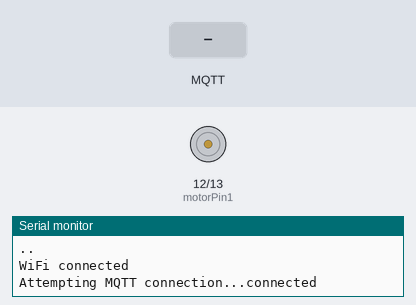
The sketch below on a simulated ESP32. On the bench: motor-driver pin pairs drawn as motors (green arrow = first pin HIGH = forward, orange = second pin HIGH = backward, longer = more drive), the last lines printed to the serial monitor. The test bench sets the inputs (shaded band). WiFi joins after 1.5 s; servers stay silent unless stated; no MQTT or app messages arrive unless stated.

Above: at 3.2 s.
3.3 s: MQTT message "FORWARD" arrives on the first subscribed topic
At 4.5 s:
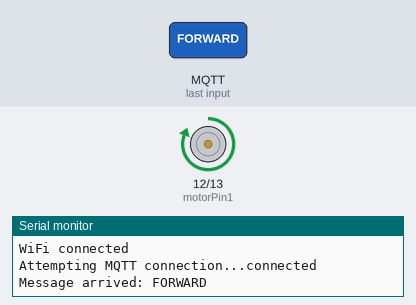
4.8 s: MQTT message "BACKWARD" arrives on the first subscribed topic
At 5.6 s:
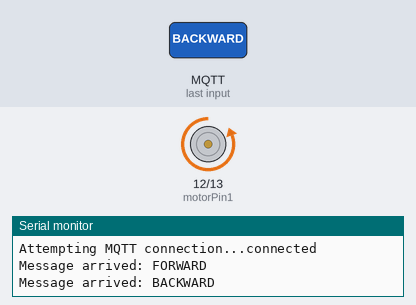
6.3 s: MQTT message "STOP" arrives on the first subscribed topic
At 6.8 s:
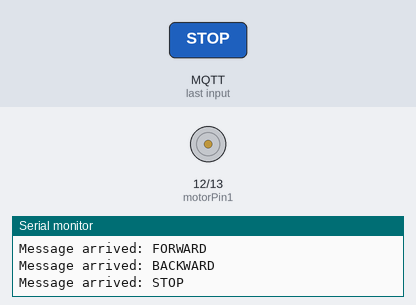
Timing chart, 0 to 9.3 s (numbered marks = the images above; inputs shaded):
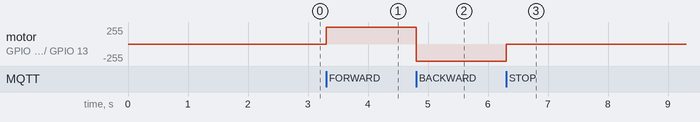

Measured:
- after the input at 3.3 s, motor on GPIO 12 (motorPin1) / GPIO 13 (motorPin2): stopped → forward 255/255 at once
- after the input at 4.8 s, motor on GPIO 12 (motorPin1) / GPIO 13 (motorPin2): forward 255/255 → backward 255/255 at once
- after the input at 6.3 s, motor on GPIO 12 (motorPin1) / GPIO 13 (motorPin2): backward 255/255 → stopped at once

The sketch:

esp32_control.ino
```cpp
#include <WiFi.h>
#include <PubSubClient.h>

// กำหนดข้อมูล WiFi
const char *ssid = "Hor Pak May Sa 2";
const char *password = "5555555555";

// กำหนดข้อมูล MQTT
const char *mqtt_server = "localhost"; // หรือ IP ของเครื่องที่รัน MQTT Broker
const int mqtt_port = 1883;
const char *mqtt_topic = "car_control";

// กำหนดขา GPIO สำหรับมอเตอร์
const int motorPin1 = 12;  // ขา GPIO สำหรับมอเตอร์ 1
const int motorPin2 = 13;  // ขา GPIO สำหรับมอเตอร์ 2

WiFiClient espClient;
PubSubClient client(espClient);

// ฟังก์ชันสำหรับเชื่อมต่อ WiFi
void setup_wifi() {
  delay(10);
  Serial.println();
  Serial.print("Connecting to WiFi: ");
  Serial.println(ssid);

  WiFi.begin(ssid, password);
  while (WiFi.status() != WL_CONNECTED) {
    delay(1000);
    Serial.print(".");
  }
  Serial.println("");
  Serial.println("WiFi connected");
}

// ฟังก์ชันสำหรับเชื่อมต่อ MQTT
void reconnect() {
  while (!client.connected()) {
    Serial.print("Attempting MQTT connection...");
    if (client.connect("ESP32Client")) {
      Serial.println("connected");
      client.subscribe(mqtt_topic); // Subscribe ไปที่ topic "car_control"
    } else {
      Serial.print("failed, rc=");
      Serial.print(client.state());
      Serial.println(" try again in 5 seconds");
      delay(5000);
    }
  }
}

// ฟังก์ชันสำหรับรับคำสั่งจาก MQTT
void callback(char* topic, byte* payload, unsigned int length) {
  String message = "";
  for (int i = 0; i < length; i++) {
    message += (char)payload[i];
  }

  Serial.print("Message arrived: ");
  Serial.println(message);

  if (message == "FORWARD") {
    // ส่งคำสั่งให้มอเตอร์ไปข้างหน้า
    digitalWrite(motorPin1, HIGH);
    digitalWrite(motorPin2, LOW);
  }
  else if (message == "BACKWARD") {
    // ส่งคำสั่งให้มอเตอร์ถอยหลัง
    digitalWrite(motorPin1, LOW);
    digitalWrite(motorPin2, HIGH);
  }
  else if (message == "STOP") {
    // ส่งคำสั่งให้มอเตอร์หยุด
    digitalWrite(motorPin1, LOW);
    digitalWrite(motorPin2, LOW);
  }
}

void setup() {
  // เริ่มต้น Serial
  Serial.begin(115200);

  // เชื่อมต่อ WiFi
  setup_wifi();

  // กำหนดขา GPIO สำหรับมอเตอร์
  pinMode(motorPin1, OUTPUT);
  pinMode(motorPin2, OUTPUT);

  // เชื่อมต่อ MQTT
  client.setServer(mqtt_server, mqtt_port);
  client.setCallback(callback);
}

void loop() {
  if (!client.connected()) {
    reconnect();
  }
  client.loop();
}
```
